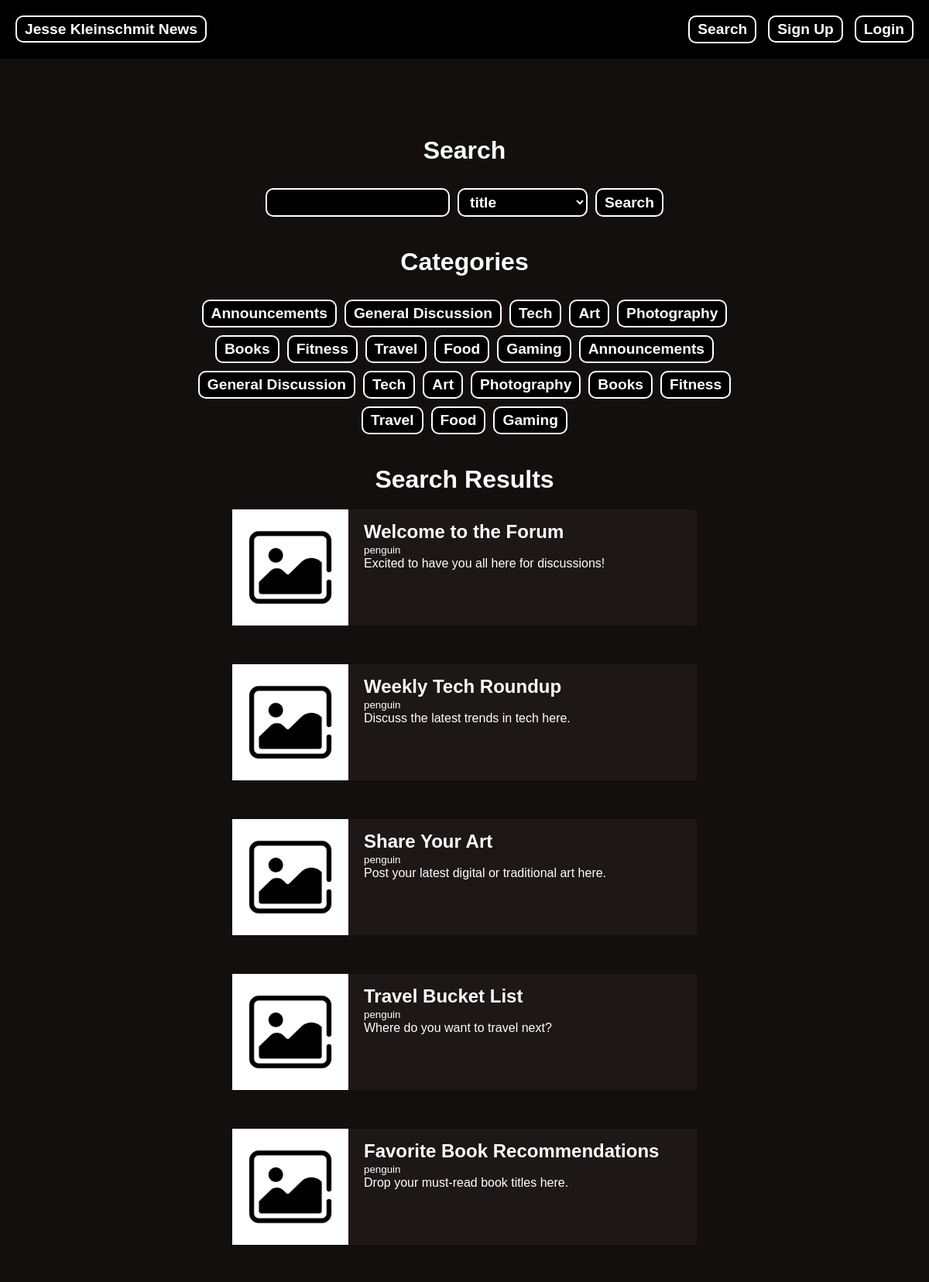
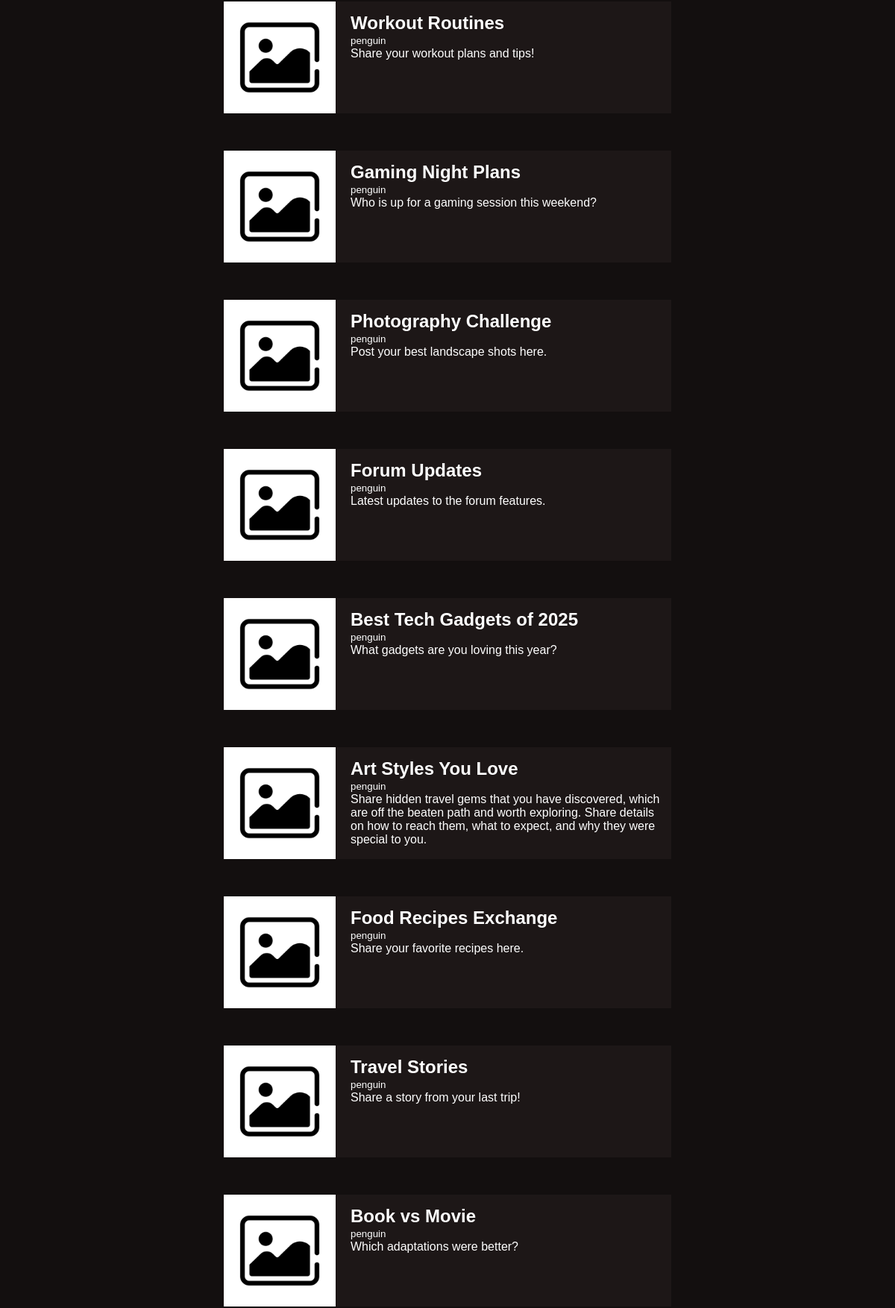
Screenshot of /search.php (upper part) with the database file from the repository (2 pictures, top to bottom).
### tables this page shows
CREATE TABLE `categories` (
  `categoryID` int(11) NOT NULL,
  `categoryName` varchar(100) NOT NULL
);

CREATE TABLE `posts` (
  `postID` int(11) NOT NULL,
  `postName` varchar(100) NOT NULL,
  `postMessage` text NOT NULL,
  `postImage` varchar(255) DEFAULT NULL,
  `userName` varchar(20) DEFAULT NULL,
  `categoryID` int(11) NOT NULL
);

### search.php (the view, shortened to what this page needs)
<!DOCTYPE html>
<html lang="en">
<head>
    <link rel="stylesheet" href="main.css">
</head>
<?php
require("header.php");
$query1 = "SELECT * FROM categories";
  $statement = $db->prepare($query1);
  $statement->execute();
  $query2 = "SELECT * FROM posts";
  $statement2 = $db->prepare($query2);
  $statement2->execute();
?>
<body>
<h1 class="sh1">Search</h1>
 <form action="" method="post" class="search">
    <input type="text" name="search">
    <select name="drop" id="drop">
      <option value="title">title</option>
    </select>
    <button type="submit">Search</button>
</form>
<h1 class="h2">Categories</h1>
<div id="categories">
    <?php while ($row = $statement->fetch()): ?>
    <button type="button" value="<?=$row["categoryID"] ?>"><?=$row["categoryName"] ?></button>
    <?php endwhile ?>
</div>
<h1 class="h2">Search Results</h1>
<div class="searchRe">
  <?php while ($row = $statement2->fetch()): ?>
    <a href="" class="searchA" >
        <img src="Postimages/default.png" alt="Could Not find image">
        <div>
            <h2><?=$row["postName"] ?></h2>
            <small><?= $row["userName"]?></small>
            <p><?= $row["postMessage"]?></p>
        </div>
  </a>
    <?php endwhile ?>
</div>
</body>
</html>

### header.php (shortened to what this page needs)
<?php
if (isset($_SESSION["logged"]) && $_SESSION["logged"] == 1) {
    $login = true;
} else {
    $login = false;
}
?>
<header>
    <ul id="firstUl">
        <li><a href="index.php">Jesse Kleinschmit News </a></li>
        <li>
            <ul>
                <li>
                    <form action="search.php" method="post">
                        <button type="submit">Search</button>
                    </form>
                </li>
                <?php if (!$login): ?>
                    <li><a href="?command=signUp">Sign Up</a></li>
                    <li><a href="?command=signIn">Login</a></li>
                <?php endif ?>
            </ul>
        </li>
    </ul>
</header>

### main.css (style rules this page uses)
:root { --headBackgroundColor: black; --headlinkColor: white; --headBorderColor: white; --mainBackgroundColor: rgb(19, 15, 15); --SecBackgroundColor: rgb(29, 23, 23); }
* { margin: 0px; padding: 0px; font-family: "Gill Sans", "Gill Sans MT", Calibri, "Trebuchet MS", sans-serif; }

### rows the page displays
categories: $row["categoryID"] 1 (drawn), categoryName "Announcements"
categories: $row["categoryID"] 2 (drawn), categoryName "General Discussion"
categories: $row["categoryID"] 3 (drawn), categoryName "Tech"
categories: $row["categoryID"] 4 (drawn), categoryName "Art"
categories: $row["categoryID"] 5 (drawn), categoryName "Photography"
categories: $row["categoryID"] 6 (drawn), categoryName "Books"
categories: $row["categoryID"] 7 (drawn), categoryName "Fitness"
categories: $row["categoryID"] 8 (drawn), categoryName "Travel"
categories: $row["categoryID"] 9 (drawn), categoryName "Food"
categories: $row["categoryID"] 10 (drawn), categoryName "Gaming"
categories: $row["categoryID"] 11 (drawn), categoryName "Announcements"
categories: $row["categoryID"] 12 (drawn), categoryName "General Discussion"
categories: $row["categoryID"] 13 (drawn), categoryName "Tech"
categories: $row["categoryID"] 14 (drawn), categoryName "Art"
categories: $row["categoryID"] 15 (drawn), categoryName "Photography"
categories: $row["categoryID"] 16 (drawn), categoryName "Books"
categories: $row["categoryID"] 17 (drawn), categoryName "Fitness"
categories: $row["categoryID"] 18 (drawn), categoryName "Travel"
categories: $row["categoryID"] 19 (drawn), categoryName "Food"
categories: $row["categoryID"] 20 (drawn), categoryName "Gaming"
posts: postName "Welcome to the Forum", userName "penguin", postMessage "Excited to have you all here for discussions!"
posts: postName "Weekly Tech Roundup", userName "penguin", postMessage "Discuss the latest trends in tech here."
posts: postName "Share Your Art", userName "penguin", postMessage "Post your latest digital or traditional art here."
posts: postName "Travel Bucket List", userName "penguin", postMessage "Where do you want to travel next?"
posts: postName "Favorite Book Recommendations", userName "penguin", postMessage "Drop your must-read book titles here."
posts: postName "Workout Routines", userName "penguin", postMessage "Share your workout plans and tips!"
posts: postName "Gaming Night Plans", userName "penguin", postMessage "Who is up for a gaming session this weekend?"
posts: postName "Photography Challenge", userName "penguin", postMessage "Post your best landscape shots here."
posts: postName "Forum Updates", userName "penguin", postMessage "Latest updates to the forum features."
posts: postName "Best Tech Gadgets of 2025", userName "penguin", postMessage "What gadgets are you loving this year?"
posts: postName "Art Styles You Love", userName "penguin", postMessage "Share hidden travel gems that you have discovered, which are off the beaten path and worth exploring. Share details on how to reach them, what to expect, and why they were special to you."
posts: postName "Food Recipes Exchange", userName "penguin", postMessage "Share your favorite recipes here."
posts: postName "Travel Stories", userName "penguin", postMessage "Share a story from your last trip!"
posts: postName "Book vs Movie", userName "penguin", postMessage "Which adaptations were better?"
